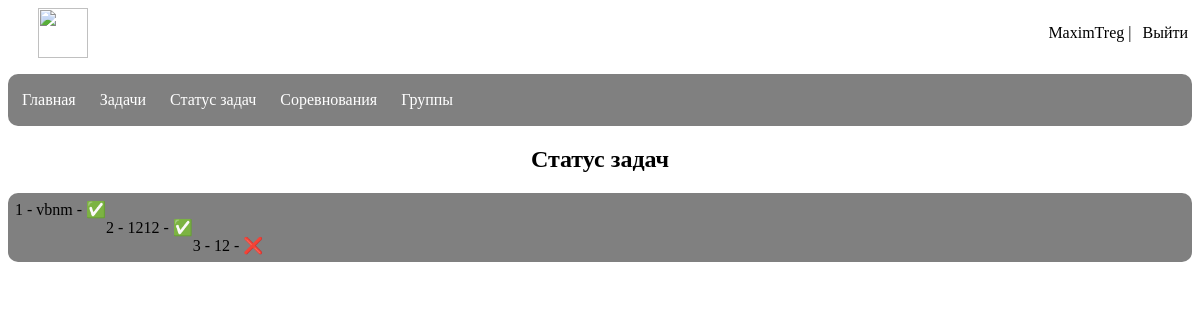
Page /tasks_status (signed in) on the committed database.
### app/models.py (models this page shows, shortened)
class User(UserMixin, db.Model):
    id = db.Column(db.Integer, primary_key=True)
    username = db.Column(db.String(50), index=True, unique=True)
    email = db.Column(db.String(120), index=True, unique=True)
    password_hash = db.Column(db.String(128))
    groups = db.relationship('UserGroup', backref='user', lazy='dynamic')
    tasks = db.relationship('Task', backref='creator', lazy='dynamic')
    solutions = db.relationship('Solution', backref='user', lazy='dynamic')
    def get_tasks_status(self, user_id):
        solved_tasks = [solution for solution in self.solutions]
        all_tasks = Task.query.all()
        tasks_status = {}
        for task in all_tasks:
            if Solution.query.filter_by(task_id=task.id, user_id=user_id).first() is not None:
                solved_tasks1 = Solution.query.filter_by(task_id=task.id, user_id=user_id)
                is_correct = 0
                for solution in solved_tasks1:
                    print(solution.attempt)
                    is_correct = max(str(task.answer) == str(solution.attempt), is_correct)
                print('jkhjk')
                print(is_correct)
                status = "✅" if is_correct or task.id in tasks_status and tasks_status[task.id]['status'] == "✅" else "❌"
            else:
                status = "❓"
            tasks_status[task.id] = {
                'id': task.id,
                'title': task.title,
                'status': status
            }
        print(tasks_status)
        return tasks_status

class Task(db.Model):
    id = db.Column(db.Integer, primary_key=True)
    statement = db.Column(db.String)
    creator_id = db.Column(db.Integer, db.ForeignKey('user.id'))
    title = db.Column(db.String(60))
    answer = db.Column(db.String(60))
    solutions = db.relationship('Solution', backref='task', lazy='dynamic')
    groups = db.relationship('TaskGroup', backref='task', lazy='dynamic')

### app/routes.py (the view)
@app.route('/tasks_status')
@login_required
def tasks_status():
    tasks = current_user.get_tasks_status(current_user.id)
    return render_template('tasks_status.html', tasks=tasks)

### app/models.py (called while the page is built)
@login.user_loader
def load_user(id):
    return User.query.get(int(id))

### app/templates/tasks_status.html
{% extends "base.html" %}
{% block content %}
    <h2>Статус задач</h2>
    <ul>
        {% for task in tasks %}
            <li>
                {{ task }} - {{ tasks[task]['title'] }} - {{ tasks[task]['status'] }}
            </li>
            <br>
        {% endfor %}
    </ul>
{% endblock %}

### app/templates/base.html (shortened to what this page needs)
<html>
    <head>
        <link type="text/css" href="../static/css/styles.css" rel="stylesheet" />
    </head>
    <body>
        <div id="header">
            <a href="/"><img class="logo" src="../static/images/logo.png"></a>
            <div>
                {% if current_user.is_anonymous %}
                <a href="/login" class="login">Войти</a>
                |
                <a href="/register" class="login">Зарегистрироваться</a>
                {% else %}
                <a href="/profile" id="profile_button"> {{ current_user.username }} </a>
                |
                <a href="{{ '/logout' }}" class="login">Выйти</a>
                {% endif %}
            </div>
        </div>
        <div id="menu">
            <ul>
                <li><a href="/">Главная</a></li>
                <li><a href="/tasks">Задачи</a></li>
                {% if not current_user.is_anonymous %}
                    <li><a href="/tasks_status">Статус задач</a></li>
                {% endif %}
                <li><a href="/contests">Соревнования</a></li>
                <li><a href="/groups">Группы</a></li>
            </ul>
        </div>
        {% block content %}{% endblock %}
    </body>
</html>

### app/static/css/styles.css (style rules this page uses)
body { font-family: Comic Sans MS; }
ul { list-style-type: none; padding: 7px; overflow: hidden; background-color: grey; border-radius: 10px; }
.logo { height: 50px; margin-left: 30px; }
#header { display: flex; justify-content: space-between; align-items: center; }
.login { color: black; text-align: center; }
.login { padding: 4px; padding-left: 7px; color: black; border-radius: 5px; text-decoration: none; }
li { float: left; }
li a { display: block; color: white; text-align: center; margin-right: 10px; padding: 10px; padding-left: 7px; padding-right: 7px; border-radius: 10px; text-decoration: none; }
#profile_button { color: black; text-decoration: none; }
h2 { text-align: center; }

### rows in the picture
User: username "MaximTreg"
Task: title "vbnm"
Task: title "1212"
Task: title "12"

### other values in the picture
{{ task }} "1" "2" "3"
{{ tasks[task]['status'] }} "✅" "✅" "❌"
